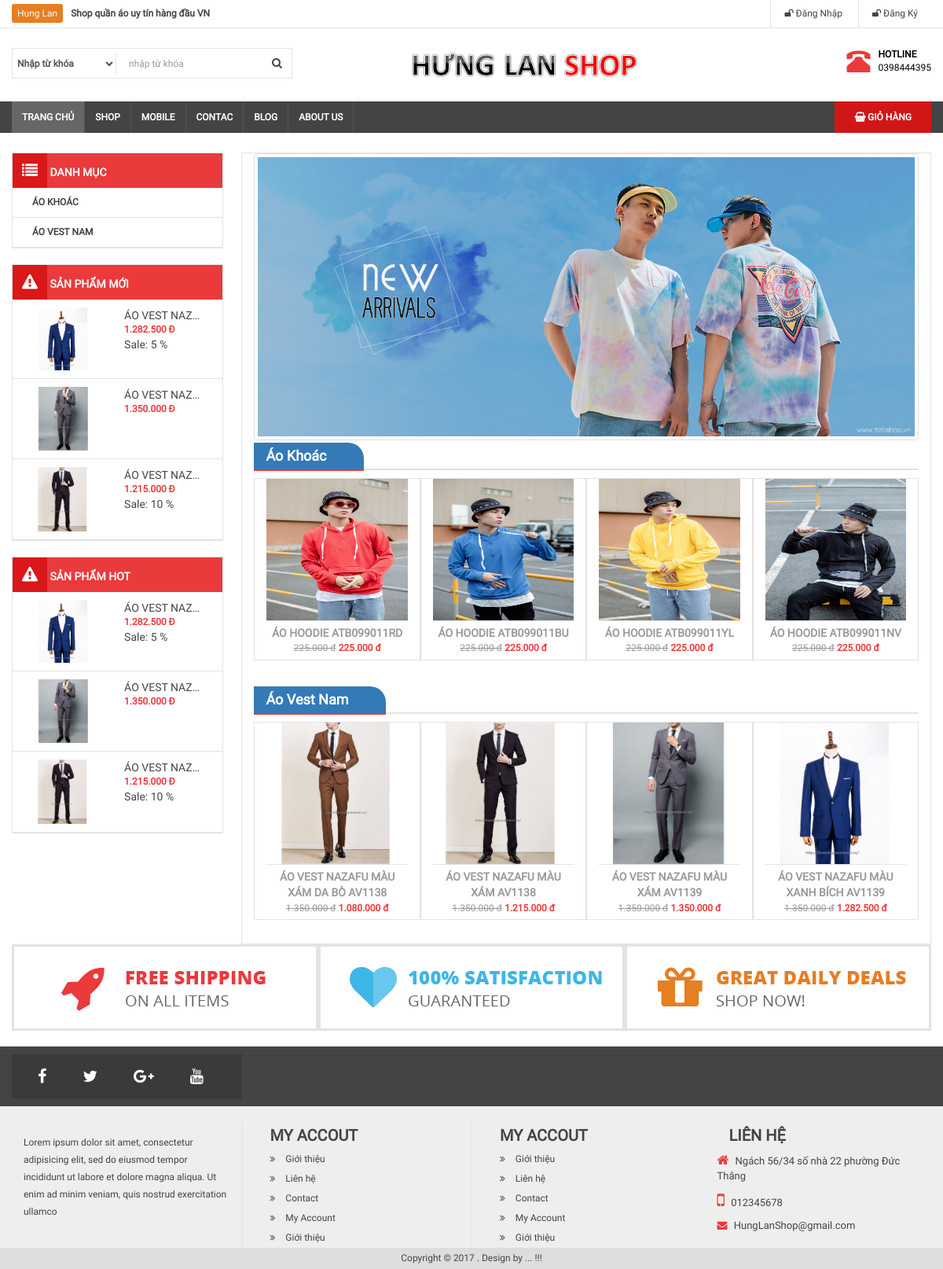
The page / on the database its author committed.
### tables this page shows
CREATE TABLE `category` (
  `id` int(11) NOT NULL,
  `name` varchar(100) DEFAULT NULL,
  `slug` varchar(100) DEFAULT NULL,
  `image` varchar(100) DEFAULT NULL,
  `banner` varchar(100) DEFAULT '0',
  `home` tinyint(4) NOT NULL DEFAULT 0,
  `status` int(11) NOT NULL DEFAULT 1,
  `created_at` timestamp NOT NULL DEFAULT current_timestamp(),
  `updated_at` timestamp NOT NULL DEFAULT current_timestamp() ON UPDATE current_timestamp()
);

CREATE TABLE `product` (
  `id` int(11) NOT NULL,
  `name` varchar(100) DEFAULT NULL,
  `slug` varchar(100) DEFAULT NULL,
  `price` int(11) DEFAULT NULL,
  `sale` tinyint(4) DEFAULT 0,
  `thunbar` varchar(100) DEFAULT NULL,
  `category_id` int(11) DEFAULT NULL,
  `content` text DEFAULT NULL,
  `number` int(11) NOT NULL DEFAULT 0,
  `head` int(11) DEFAULT 0,
  `view` int(11) DEFAULT 0,
  `hot` tinyint(4) DEFAULT 0,
  `created_at` timestamp NULL DEFAULT current_timestamp(),
  `update_at` timestamp NULL DEFAULT current_timestamp()
);

### libraries/Function.php (called while the page is built, shortened)
<?php
    function base_url()
    {
        return $url  = "http://localhost:8080/QLBH/";
    }
    function uploads()
    {
        return base_url() . "public/uploads/";
    }
    function formatPrice($number)
    {
        $number = intval($number);
        return number_format($number,0,',','.').' đ';
    }
    function formatPriceSale($number,$sale)
    {
        $number = intval($number);
        $sale = intval($sale);
        $price = $number*(100 - $sale)/100;
        return formatPrice($price);
    }
 ?>

### libraries/Database.php (called while the page is built, shortened)
<?php
    class Database
    {
        public $link;
        public function __construct()
        {
            $this->link = mysqli_connect("localhost","root","","qlbh_php") or die ();
            mysqli_set_charset($this->link,"utf8");
        }
        public function fetchsql( $sql )
        {
            $result = mysqli_query($this->link,$sql) or die("Lỗi  truy vấn sql " .mysqli_error($this->link));
            $data = [];
            if( $result)
            {
                while ($num = mysqli_fetch_assoc($result))
                {
                    $data[] = $num;
                }
            }
            return $data;
        }
         public function fetchAll($table)
        {
            $sql = "SELECT * FROM {$table} WHERE 1" ;
            $result = mysqli_query($this->link,$sql) or die("Lỗi Truy Vấn fetchAll " .mysqli_error($this->link));
            $data = [];
            if( $result)
            {
                while ($num = mysqli_fetch_assoc($result))
                {
                    $data[] = $num;
                }
            }
            return $data;
        }
    }
?>

### autoload/autoload.php (called while the page is built, shortened)
<?php
	require_once __DIR__. "/../libraries/Database.php";
	require_once __DIR__. "/../libraries/Function.php";
    $db= new Database ;
    $category = $db->fetchAll("category");
	$sqlNew = "SELECT * FROM product WHERE 1 ORDER BY ID DESC LIMIT 3";
	$productNew = $db->fetchsql($sqlNew);
 ?>

### index.php (the view, shortened to what this page needs)
<?php
    require_once __DIR__. "/autoload/autoload.php";
    $sqlHomecate = "SELECT name , id FROM category WHERE home = 1 ORDER BY updated_at";
    $CategoryHome = $db->fetchsql($sqlHomecate);
    $data = [];
    foreach ($CategoryHome as $item) {
       $cateID = intval($item['id']);
       $sql = "SELECT * FROM product WHERE category_id = $cateID";
       $productHome = $db->fetchsql($sql);
       $data[$item['name']] = $productHome;
    }
?>
    <?php require_once __DIR__. "/layouts/header.php"; ?>
        <div class="col-md-9 bor">
            <section id="slide" class="text-center" >
                <img src="<?php echo base_url() ?>public/frontend/images/Banner.jpg" class="img-thumbnail">
            </section>
            <section class="box-main1">
                <?php foreach ($data as $key => $value) :?>
                    <h3 class="title-main"><a href=""><?php echo $key ?></a> </h3>
                    <div class="showitem clearfix" style="margin-top: 10px; margin-bottom: 10px;">
                        <?php foreach ($value as $item) :?>
                        <div class="col-md-3 item-product bor">
                            <a href="chi-tiet-san-pham.php? id=<?php echo $item['id'] ?>">
                                <img src="<?php echo uploads() ?>product/<?php echo $item['thunbar'] ?>" class="" width="100%" height="180">
                            </a>
                            <div class="info-item">
                                <a href="chi-tiet-san-pham.php? id=<?php echo $item['id'] ?>"><?php echo $item['name'] ?></a>
                                <p><strike class="sale"><?php echo formatPrice($item['price']) ?></strike> <b class="price"><?php echo formatPriceSale($item['price'],$item['sale']) ?></b></p>
                            </div>
                        </div>
                        <?php endforeach ?>
                    </div>
                <?php endforeach ;?>
            </section>
        </div>
    <?php require_once __DIR__. "/layouts/footer.php"; ?>

### layouts/header.php (shortened to what this page needs)
<!DOCTYPE html>
<html>
    <head>
        <link rel="stylesheet" type="text/css" href="<?php echo base_url() ?>public/frontend/css/font-awesome.min.css">
        <link rel="stylesheet" type="text/css" href="<?php echo base_url() ?>public/frontend/css/bootstrap.min.css">
        <link rel="stylesheet" type="text/css" href="<?php echo base_url() ?>public/frontend/css/slick.css"/>
        <link rel="stylesheet" type="text/css" href="<?php echo base_url() ?>public/frontend/css/slick-theme.css"/>
        <link rel="stylesheet" type="text/css" href="<?php echo base_url() ?>public/frontend/css/style.css">
    </head>
    <body>
        <div id="wrapper">
            <div id="header">
                <div id="header-top">
                    <div class="container">
                        <div class="row clearfix">
                            <div class="col-md-6" id="header-text">
                                <a>Hung Lan</a><b>Shop quần áo uy tín hàng đầu VN </b>
                            </div>
                            <div class="col-md-6">
                                <nav id="header-nav-top">
                                    <ul class="list-inline pull-right" id="headermenu">
                                        <?php if (isset($_SESSION['name_user'])): ?>
                                            <li>Xin Chào : <?php echo $_SESSION['name_user']; ?></li>
                                            <li>
                                                <a href=""><i class="fa fa-user"></i> Tài Khoản <i class="fa fa-caret-down"></i></a>
                                                <ul id="header-submenu">
                                                    <li><a href="">Thông Tin</a></li>
                                                    <li><a href="gio-hang.php">Giỏ Hàng</a></li>
                                                    <li><a href="thoat.php"><i class="fa fa-share-square-o"></i> Thoát</a></li>
                                                </ul>
                                            </li>
                                        <?php else : ?>
                                            <li>
                                                <a href="dang-nhap.php"><i class="fa fa-unlock"></i> Đăng Nhập</a>
                                            </li>
                                            <li>
                                                <a href="dang-ky.php"><i class="fa fa-unlock"></i> Đăng Ký</a>
                                            </li>
                                        <?php endif ?>
                                    </ul>
                                </nav>
                            </div>
                        </div>
                    </div>
                </div>
                <div class="container">
                    <div class="row" id="header-main">
                        <div class="col-md-5">
                            <form class="form-inline">
                                <div class="form-group">
                                    <label>
                                        <select name="category" class="form-control">
                                            <option value="">  Nhập từ khóa  </option>
                                        </select>
                                    </label>
                                    <input type="text" name="keywork" placeholder=" nhập từ khóa " class="form-control">
                                    <button type="submit" class="btn btn-default"><i class="fa fa-search"></i></button>
                                </div>
                            </form>
                        </div>
                        <div class="col-md-4">
                            <a href="index.php">
                                <img src="<?php echo base_url() ?>public/frontend/images/logo-default2.png" >
                            </a>
                        </div>
                        <div class="col-md-3" id="header-right">
                            <div class="pull-right">
                                <div class="pull-left">
                                    <i class="glyphicon glyphicon-phone-alt"></i>
                                </div>
                                <div class="pull-right">
                                    <p id="hotline">HOTLINE</p>
                                    <p>0398444395</p>
                                </div>
                            </div>
                        </div>
                    </div>
                </div>
            </div>
            <div id="menunav">
                <div class="container">
                    <nav>
                        <div class="home pull-left">
                            <a href="index.php">Trang chủ</a>
                        </div>
                        <ul id="menu-main">
                            <li>
                                <a href="">Shop</a>
                            </li>
                            <li>
                                <a href="">Mobile</a>
                            </li>
                            <li>
                                <a href="">Contac</a>
                            </li>
                            <li>
                                <a href="">Blog</a>
                            </li>
                            <li>
                                <a href="">About us</a>
                            </li>
                        </ul>
                        <ul class="pull-right" id="main-shopping">
                            <li>
                                <a href="gio-hang.php"><i class="fa fa-shopping-basket"></i> Giỏ Hàng </a>
                            </li>
                        </ul>
                    </nav>
                </div>
            </div>
            <div id="maincontent">
                <div class="container">
                    <div class="col-md-3  fixside" >
                        <div class="box-left box-menu" >
                            <h3 class="box-title"><i class="fa fa-list"></i>  Danh mục</h3>
                            <ul>
                                <?php foreach ($category as $item) :?>
                                    <li><a href="danh-muc-san-pham.php?id=<?php echo $item['id'] ?>"><?php echo $item['name'] ?></a></li>
                                <?php endforeach; ?>
                            </ul>
                        </div>
                        <div class="box-left box-menu">
                            <h3 class="box-title"><i class="fa fa-warning"></i>  Sản phẩm mới </h3>
                            <ul>
                                <?php foreach ($productNew as $item) :?>
                                    <li class="clearfix">
                                        <a href="">
                                            <img src="<?php echo uploads()?>product/<?php echo $item['thunbar'] ?>" class="img-responsive pull-left" width="80" height="80">
                                            <div class="info pull-right">
                                                <p class="name"><?php echo $item['name']; ?></p >
                                                <?php if ($item['sale'] > 0) :?>
                                                    <b class="price"><?php echo formatPriceSale($item['price'],$item['sale']) ?></b><br>
                                                    <b class="name">Sale: <?php echo $item['sale'] ?> %</b><br>
                                                <?php else : ?>
                                                    <b class="price"><?php echo formatPrice($item['price']) ?></b><br>
                                                <?php endif ?>
                                            </div>
                                        </a>
                                    </li>
                                <?php endforeach; ?>
                            </ul>
                        </div>
                        <div class="box-left box-menu">
                            <h3 class="box-title"><i class="fa fa-warning"></i>  Sản phẩm Hot </h3>
                          <ul>
                                <?php foreach ($productNew as $item) :?>
                                    <li class="clearfix">
                                        <a href="">
                                            <img src="<?php echo uploads()?>product/<?php echo $item['thunbar'] ?>" class="img-responsive pull-left" width="80" height="80">
                                            <div class="info pull-right">
                                                <p class="name"><?php echo $item['name']; ?></p >
                                                <?php if ($item['sale'] > 0) :?>
                                                    <b class="price"><?php echo formatPriceSale($item['price'],$item['sale']) ?></b><br>
                                                    <b class="name">Sale: <?php echo $item['sale'] ?> %</b><br>
                                                <?php else : ?>
                                                    <b class="price"><?php echo formatPrice($item['price']) ?></b><br>
                                                <?php endif ?>
                                            </div>
                                        </a>
                                    </li>
                                <?php endforeach; ?>
                            </ul>
                        </div>
                    </div>

### rows shown on the page
category: name "ÁO KHOÁC"
category: name "ÁO VEST NAM"
product: thunbar (picture), name "ÁO VEST NAZ…", formatPriceSale($item['price'],$item['sale']) "1.282.500 Đ", sale "5", name "ÁO VEST NAZAFU MÀU XANH BÍCH AV1139", price "1.350.000 đ", formatPriceSale($item['price'],$item['sale']) "1.282.500 đ"
product: thunbar (picture), name "ÁO VEST NAZ…", price "1.350.000 Đ", name "ÁO VEST NAZAFU MÀU XÁM AV1139", price "1.350.000 đ", formatPriceSale($item['price'],$item['sale']) "1.350.000 đ"
product: thunbar (picture), name "ÁO VEST NAZ…", formatPriceSale($item['price'],$item['sale']) "1.215.000 Đ", sale "10", name "ÁO VEST NAZAFU MÀU XÁM AV1138", price "1.350.000 đ", formatPriceSale($item['price'],$item['sale']) "1.215.000 đ"
product: thunbar (picture), name "ÁO HOODIE ATB099011RD", price "225.000 đ", formatPriceSale($item['price'],$item['sale']) "225.000 đ"
product: thunbar (picture), name "ÁO HOODIE ATB099011BU", price "225.000 đ", formatPriceSale($item['price'],$item['sale']) "225.000 đ"
product: thunbar (picture), name "ÁO HOODIE ATB099011YL", price "225.000 đ", formatPriceSale($item['price'],$item['sale']) "225.000 đ"
product: thunbar (picture), name "ÁO HOODIE ATB099011NV", price "225.000 đ", formatPriceSale($item['price'],$item['sale']) "225.000 đ"
product: thunbar (picture), name "ÁO VEST NAZAFU MÀU XÁM DA BÒ AV1138", price "1.350.000 đ", formatPriceSale($item['price'],$item['sale']) "1.080.000 đ"

### other values the page prints
$key "Áo Khoác"
$key "Áo Vest Nam"
